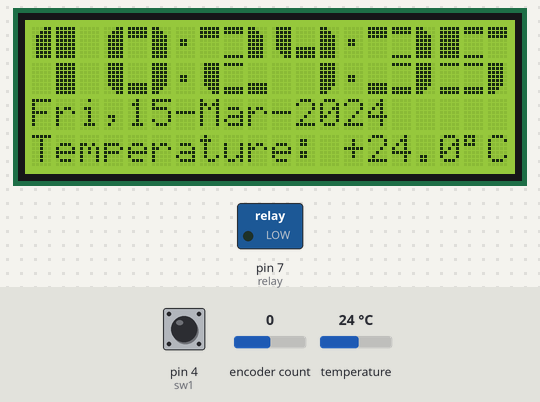
Simulated run of this sketch. Board: Arduino Uno, built with avr-gcc and run on an emulated ATmega328P. Shown: 20×4 character LCD, switched loads named in the sketch (green lamp = pin HIGH). Inputs (shaded band) come from the test bench; at power-on: pin 4 (sw1) HIGH, encoder count 0, temperature 24 °C. The local clock reads 2024-03-15 10:24:30 at power-on unless the sketch sets it; what the sketch prints to the serial monitor is not drawn.

Above: at 6.0 s.
6.1 s: pin 4 (sw1) pulled LOW for 3.2 s
At 10.2 s:
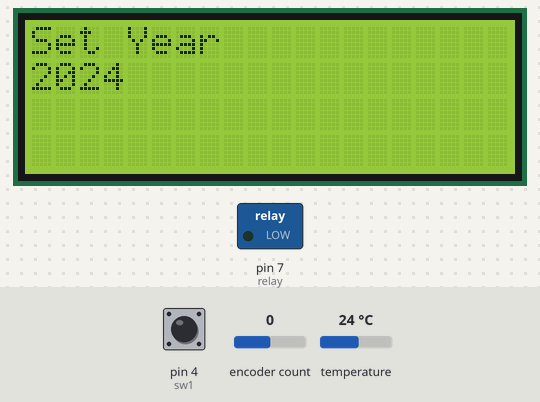
10.9 s: pin 4 (sw1) pulled LOW for 0.15 s
At 11.5 s:
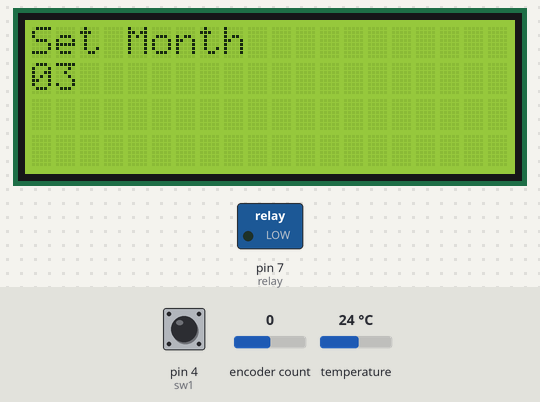
12.6 s: pin 4 (sw1) pulled LOW for 1 s
At 14.9 s:
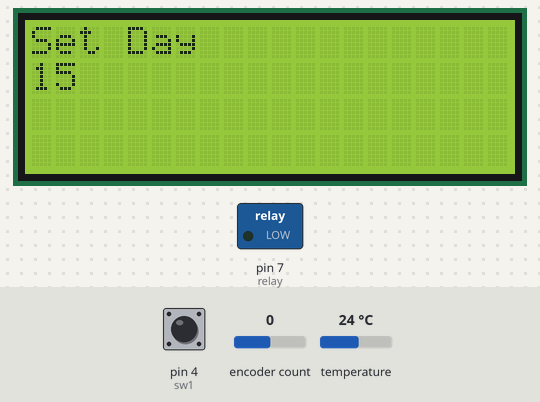
15.2 s: pin 4 (sw1) pulled LOW for 0.15 s
At 15.8 s:
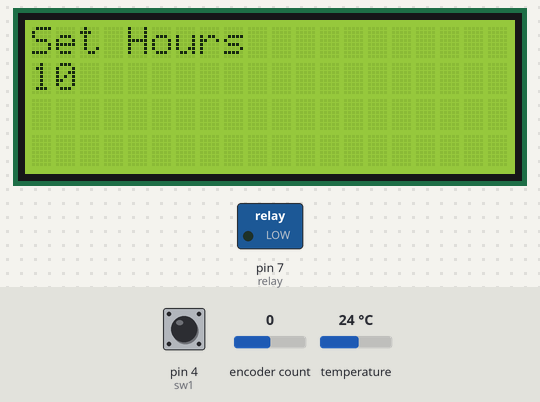
16.9 s: pin 4 (sw1) pulled LOW for 0.15 s
At 17.4 s:
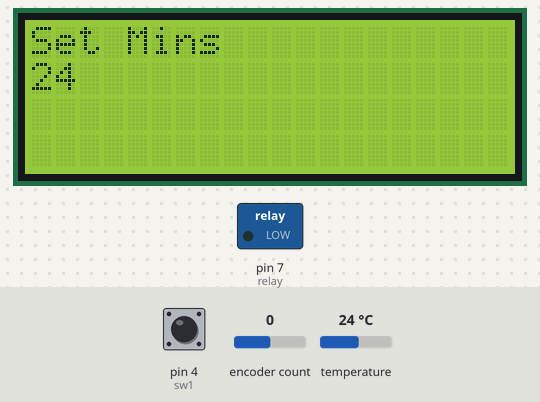
18.6 s: pin 4 (sw1) pulled LOW for 1 s
At 20.8 s:
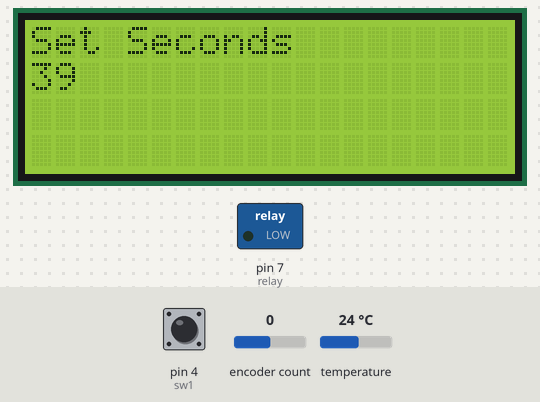
Timing chart, 0 to 22.1 s (numbered marks = the images above; inputs shaded):
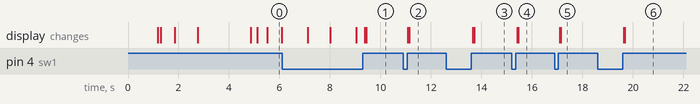

The sketch:

big_font_clock_thermometer_v4.ino
```cpp
/*
 * Racov feb.2021
 -- 20x4 LCD (paralel) display
 -- clock with big numbers and I2C-DS3231 Real Time clock
 -- temperature and hunidity interior/exterior with I2C-BMP280
 -- rotary encoder for TIME set
 racov.ro

v.1 - Nicu FLORICA (niq_ro) changed t i2c interface for LCD2004
v.1.a - changed sensors to DHT22
v.2 - added Doz (A.G.Doswell) mode to change the time with encoder: http://andydoz.blogspot.ro/2014_08_01_archive.html
v.3 - removed both DHT22 sensors and added one DS18B20 sensor
v.3a - added adjustment also for seconds, show temperature without delay
v.3b - changed DS18B20 request and set the resolution
v.4 - scwitch big fonts for clock with temperature
v.4a - small updates to not put date on undesired position after 0:00:00 clock
*/

// Use: Pressing and holding the button will enter the clock set mode (on release of the button). Clock is set using the rotary encoder.
// The clock must be set to UTC.
// Pressing and releasing the button quickly will display info about author (me)

#include <Wire.h>
#include "RTClib.h" // from https://github.com/adafruit/RTClib
#include <LiquidCrystal_I2C.h> // used Adafruit library
#include <Wire.h>
#include <Encoder.h> // from http://www.pjrc.com/teensy/td_libs_Encoder.html
#include <OneWire.h>
#include <DallasTemperature.h>

// Data wire is connected to pin 6
#define ONE_WIRE_BUS 6

#define sw1 4  // encoder switch
int PinA = 2;  // encoder right
int PinB = 3;  // encoder left

#define relay 7

RTC_DS1307 RTC; // Tells the RTC library that we're using a DS1307 RTC
Encoder knob(PinB, PinA); //encoder connected to pins 2 and 3 (and ground)
LiquidCrystal_I2C lcd(0x27, 20, 4); // adress can be 0x3F

//the variables provide the holding values for the set clock routine
int setyeartemp;
int setmonthtemp;
int setdaytemp;
int sethourstemp;
int setminstemp;
int setsecstemp;
int maxday; // maximum number of days in the given month
// These variables are for the push button routine
int buttonstate = 0; //flag to see if the button has been pressed, used internal on the subroutine only
int pushlengthset = 3000; // value for a long push in mS
int pushlength = pushlengthset; // set default pushlength
int pushstart = 0;// sets default push value for the button going low
int pushstop = 0;// sets the default value for when the button goes back high

int knobval; // value for the rotation of the knob
boolean buttonflag = false; // default value for the button flag

//const int TIMEZONE = 0; //UTC
const int TIMEZONE = 2; //UTC Craiova (Romania) - http://www.worldtimebuddy.com/utc-to-romania-craiova

// Setup a oneWire instance to communicate with any OneWire devices
OneWire oneWire(ONE_WIRE_BUS);

// Pass our oneWire reference to Dallas Temperature
DallasTemperature sensors(&oneWire);

// arrays to hold device address
DeviceAddress insideThermometer;

boolean intds = true;

int h,m,s,yr,mt,dt,dy,olds;   // hous, minutes, seconds, year, month, date of the month, day, previous second
//char *DOW[]={"MAR","MIE","JOI","VIN","SAM","DUM","LUN"};  //define day of the week
//char *DOW[]={"Dum","Lun","Mar","Mie","Joi","Vin","Sam"};  //define day of the week
char *DOW[]={"Sun","Mon","Tue","Wed","Thu","Fri","Sat"};  //define day of the week
//char *MTH[]={"Ian","Feb","Mar","Apr","Mai","Iun","Iul","Aug","Sep","Oct","Noi","Dec"};  //define month
char *MTH[]={"Jan","Feb","Mar","Apr","May","Jun","Jul","Aug","Sep","Oct","Nov","Dec"};  //define month

unsigned long tpcitit = 10000;
unsigned long tpcitire;

float tempC;
int tempC1;
int tz, tu, ts;
byte mod = 0;

void setup () {
    Serial.begin(9600); //start debug serial interface
    Wire.begin(); //start I2C interface

    lcd.begin();
    lcd.backlight();
    lcd.clear();
    pinMode(sw1,INPUT);//push button on encoder connected to A0 (and GND)
    digitalWrite(sw1,HIGH); //Pull A0 high
    pinMode(relay,OUTPUT); //Relay connected to A3
    digitalWrite (relay, LOW); //sets relay off (default condition)

// *******DEFINE CUSTOM CHARACTERS FOR BIG FONT*****************
  byte A[8] =
  {
  B00011,
  B00111,
  B01111,
  B01111,
  B01111,
  B01111,
  B01111,
  B01111
  };
  byte B[8] =
  {
  B11111,
  B11111,
  B00000,
  B00000,
  B00000,
  B00000,
  B00000,
  B11111
  };
  byte C[8] =
  {
  B11000,
  B11100,
  B11110,
  B11110,
  B11110,
  B11110,
  B11110,
  B11110
  };
  byte D[8] =
  {
  B01111,
  B01111,
  B01111,
  B01111,
  B01111,
  B01111,
  B00111,
  B00011
  };
  byte E[8] =
  {
  B11111,
  B00000,
  B00000,
  B00000,
  B00000,
  B00000,
  B11111,
  B11111
  };
  byte F[8] =
  {
  B11110,
  B11110,
  B11110,
  B11110,
  B11110,
  B11110,
  B11100,
  B11000
  };
  byte G[8] =
  {
  B11111,
  B11111,
  B11111,
  B00000,
  B00000,
  B00000,
  B00000,
  B00000
  };
  byte H[8] =
  {
  B00000,
  B00000,
  B00000,
  B00000,
  B00000,
  B11111,
  B11111,
  B11111
  };

  lcd.createChar(8,A);
  lcd.createChar(6,B);
  lcd.createChar(2,C);
  lcd.createChar(3,D);
  lcd.createChar(7,E);
  lcd.createChar(5,F);
  lcd.createChar(1,G);
  lcd.createChar(4,H);

  // Print a message to the LCD.
  // lcd.setCursor(col, row);
  // lcd.print("text");
  lcd.setCursor(4, 0);
  lcd.print("Thermometer");
  lcd.setCursor(4, 1);
  lcd.print("CLOCK  v.4");
  lcd.setCursor(5, 2);
  lcd.print("Oct.2025");
  lcd.setCursor(5, 3);
  lcd.print("by niq_ro");
  delay(1000);

  // initializing the modules
  lcd.setCursor(0, 0);
  lcd.print("CHECKING MODULES....");
  delay(100);

  lcd.setCursor(0, 1);
  lcd.print("1.REAL CLOCK......OK");
  if (! RTC.begin()) {
    lcd.setCursor(16, 1);
    lcd.print("FAIL");
    delay(5000);
  }
  delay(500);

  lcd.setCursor(0, 2);
  lcd.print("2.SENSOR TEMP.....OK");

  // Start up the library
  sensors.begin();// Start up the library

  Serial.print("Found ");
  Serial.print(sensors.getDeviceCount(), DEC);
  Serial.println(" devices.");

  if (!sensors.getAddress(insideThermometer, 0)) Serial.println("Unable to find address for Device 0");
  // show the addresses we found on the bus
  Serial.print("Device 0 Address: ");
    for (uint8_t i = 0; i < 8; i++)
  {
    if (insideThermometer[i] < 16) Serial.print("0");
    Serial.print(insideThermometer[i], HEX);
  //  lcd.print(insideThermometer[i], HEX);
  }

 // printAddress(insideThermometer);
  Serial.println();

  // set the resolution to 9.. 12 bit (Each Dallas/Maxim device is capable of several different resolutions)
  sensors.setResolution(insideThermometer, 11);
  //  9-bit: 0.5°C increments     93.75 ms
  // 10-bit: 0.25°C increments   187.50 ms
  // 11-bit: 0.125°C increments  375.00 ms
  // 12-bit: 0.0625°C increments 750.00 ms

  // Request temperature from the sensor
  sensors.requestTemperatures();

  // Read temperature in Celsius
  //tempC = sensors.getTempCByIndex(0);
   tempC = sensors.getTempC(insideThermometer);

  // Check if any reads failed and exit early (to try again).
  if (isnan(tempC))
   {
    //Serial.println(F("Failed to read from sensor !"));
    lcd.setCursor(16, 2);
    lcd.print("FAIL");
    intds = false;
   }

  delay(500);

  lcd.setCursor(0, 3);
  lcd.print(" ID:");
  for (uint8_t i = 0; i < 8; i++)
  {
    if (insideThermometer[i] < 16) lcd.print("0");
    lcd.print(insideThermometer[i], HEX);
  }

  delay(2000);

    //Checks to see if the RTC is runnning, and if not, sets the time to the time this sketch was compiled.
    if (! RTC.isrunning()) {
    RTC.adjust(DateTime(__DATE__, __TIME__));
  }
lcd.clear();
promo();
tpcitire = tpcitit + millis();
}


void loop () {

    pushlength = pushlengthset;
    pushlength = getpushlength ();
    delay (10);

    if (pushlength <pushlengthset)
    {
      ShortPush ();
      promo();
      readds();
    }
       //This runs the setclock routine if the knob is pushed for a long time
       if (pushlength >pushlengthset)
       {
         lcd.clear();
         DateTime now = RTC.now();
         setyeartemp=now.year(),DEC;
         setmonthtemp=now.month(),DEC;
         setdaytemp=now.day(),DEC;
         sethourstemp=now.hour(),DEC;
         setminstemp=now.minute(),DEC;
         setsecstemp=now.second(),DEC;
         setclock();
         pushlength = pushlengthset;
       };

  DateTime now = RTC.now();
  s  = now.second();                        // read seconds
  if (olds != s)
  {                          // if seconds changed
/*    Serial.println(dy);
      Serial.println(mt);
      Serial.println(dt);
      Serial.println(yr); */

      if (mod%2 == 0)
      {
      printbig((s%10),17);                  // display seconds
      printbig((s/10),14);
      }
      else
      {
       lcd.setCursor(17, 3);
       lcd.print(":");
       lcd.print(s/10);
       lcd.print(s%10);
      }

      olds = s;
      if ( s == 0 ) {                       // minutes change
          m  = now.minute();                // read minutes
          if (mod%2 == 0)
          {
          printbig((m%10),10);              // display minutes
          printbig((m/10),7);
          }
          else
          {
          lcd.setCursor(14, 3);
          lcd.print(":");
          lcd.print(m/10);
          lcd.print(m%10);
          }
          if (m == 0)
          {                     // hours change
            h  = now.hour();                // read hours
            if (mod%2 == 0)
            {
            printbig((h%10),3);             // dislay hours
            printbig((h/10),0);
            }
            else
            {
            lcd.setCursor(12, 3);
            lcd.print(h/10);
            lcd.print(h%10);
            }
            if (h == 0)
            {                   // day change
             promo();
            }
          }
  }

    if (millis() - tpcitire > tpcitit)
     {
        readds();
     }
    // do other things every second
  }
delay(100);
}  // end main loop


//sets the clock
void setclock (){
   setyear ();
   lcd.clear ();
   setmonth ();
   lcd.clear ();
   setday ();
   lcd.clear ();
   sethours ();
   lcd.clear ();
   setmins ();
   lcd.clear();
   setsecs ();
   lcd.clear();

   RTC.adjust(DateTime(setyeartemp,setmonthtemp,setdaytemp,sethourstemp,setminstemp,setsecstemp));
   delay (1000);
   promo();
   readds();
}

// subroutine to return the length of the button push.
int getpushlength () {
  buttonstate = digitalRead(sw1);
       if(buttonstate == LOW && buttonflag==false) {
              pushstart = millis();
              buttonflag = true;
          };

       if (buttonstate == HIGH && buttonflag==true) {
         pushstop = millis ();
         pushlength = pushstop - pushstart;
         buttonflag = false;
       };
       return pushlength;
}
// The following subroutines set the individual clock parameters
int setyear () {
//lcd.clear();
    lcd.setCursor (0,0);
    lcd.print ("Set Year");
    pushlength = pushlengthset;
    pushlength = getpushlength ();
    if (pushlength != pushlengthset) {
      return setyeartemp;
    }

    lcd.setCursor (0,1);
    knob.write(0);
    delay (50);
    knobval=knob.read();
    if (knobval < -1) { //bit of software de-bounce
      knobval = -1;
    }
    if (knobval > 1) {
      knobval = 1;
    }
    setyeartemp=setyeartemp + knobval;
    if (setyeartemp < 2014) { //Year can't be older than currently, it's not a time machine.
      setyeartemp = 2014;
    }
    lcd.print (setyeartemp);
    lcd.print("  ");
    setyear();
}

int setmonth () {
//lcd.clear();
   lcd.setCursor (0,0);
    lcd.print ("Set Month");
    pushlength = pushlengthset;
    pushlength = getpushlength ();
    if (pushlength != pushlengthset) {
      return setmonthtemp;
    }

    lcd.setCursor (0,1);
    knob.write(0);
    delay (50);
    knobval=knob.read();
    if (knobval < -1) {
      knobval = -1;
    }
    if (knobval > 1) {
      knobval = 1;
    }
    setmonthtemp=setmonthtemp + knobval;
    if (setmonthtemp < 1) {// month must be between 1 and 12
      setmonthtemp = 1;
    }
    if (setmonthtemp > 12) {
      setmonthtemp=12;
    }
    lcd.print (setmonthtemp/10);
    lcd.print (setmonthtemp%10);
    lcd.print("  ");
    setmonth();
}

int setday () {
  if (setmonthtemp == 4 || setmonthtemp == 5 || setmonthtemp == 9 || setmonthtemp == 11) { //30 days hath September, April June and November
    maxday = 30;
  }
  else {
  maxday = 31; //... all the others have 31
  }
  if (setmonthtemp ==2 && setyeartemp % 4 ==0) { //... Except February alone, and that has 28 days clear, and 29 in a leap year.
    maxday = 29;
  }
  if (setmonthtemp ==2 && setyeartemp % 4 !=0) {
    maxday = 28;
  }
//lcd.clear();
   lcd.setCursor (0,0);
    lcd.print ("Set Day");
    pushlength = pushlengthset;
    pushlength = getpushlength ();
    if (pushlength != pushlengthset) {
      return setdaytemp;
    }

    lcd.setCursor (0,1);
    knob.write(0);
    delay (50);
    knobval=knob.read();
    if (knobval < -1) {
      knobval = -1;
    }
    if (knobval > 1) {
      knobval = 1;
    }
    setdaytemp=setdaytemp+ knobval;
    if (setdaytemp < 1) {
      setdaytemp = 1;
    }
    if (setdaytemp > maxday) {
      setdaytemp = maxday;
    }
    lcd.print (setdaytemp/10);
    lcd.print (setdaytemp%10);
    lcd.print("  ");
    setday();
}

int sethours () {
//lcd.clear();
    lcd.setCursor (0,0);
    lcd.print ("Set Hours");
    pushlength = pushlengthset;
    pushlength = getpushlength ();
    if (pushlength != pushlengthset) {
      return sethourstemp;
    }

    lcd.setCursor (0,1);
    knob.write(0);
    delay (50);
    knobval=knob.read();
    if (knobval < -1) {
      knobval = -1;
    }
    if (knobval > 1) {
      knobval = 1;
    }
    sethourstemp=sethourstemp + knobval;
    if (sethourstemp < 1) {
      sethourstemp = 1;
    }
    if (sethourstemp > 23) {
      sethourstemp=23;
    }
    lcd.print (sethourstemp/10);
    lcd.print (sethourstemp%10);
    lcd.print("  ");
    sethours();
}

int setmins () {
//lcd.clear();
   lcd.setCursor (0,0);
    lcd.print ("Set Mins");
    pushlength = pushlengthset;
    pushlength = getpushlength ();
    if (pushlength != pushlengthset) {
      return setminstemp;
    }

    lcd.setCursor (0,1);
    knob.write(0);
    delay (50);
    knobval=knob.read();
    if (knobval < -1) {
      knobval = -1;
    }
    if (knobval > 1) {
      knobval = 1;
    }
    setminstemp=setminstemp + knobval;
    if (setminstemp < 0) {
      setminstemp = 0;
    }
    if (setminstemp > 59) {
      setminstemp=59;
    }
    lcd.print (setminstemp/10);
    lcd.print (setminstemp%10);
    lcd.print("  ");
    setmins();
}

int setsecs () {
//lcd.clear();
   lcd.setCursor (0,0);
    lcd.print ("Set Seconds");
    pushlength = pushlengthset;
    pushlength = getpushlength ();
    if (pushlength != pushlengthset) {
      return setsecstemp;
    }

    lcd.setCursor (0,1);
    knob.write(0);
    delay (50);
    knobval=knob.read();
    if (knobval < -1) {
      knobval = -1;
    }
    if (knobval > 1) {
      knobval = 1;
    }
    setsecstemp=setsecstemp + knobval;
    if (setsecstemp < 0) {
      setsecstemp = 0;
    }
    if (setsecstemp > 59) {
      setsecstemp=59;
    }
    lcd.print (setsecstemp/10);
    lcd.print (setsecstemp%10);
    lcd.print("  ");
    setsecs();
}


void ShortPush () {
  //This displays the calculated sunrise and sunset times when the knob is pushed for a short time.
lcd.clear();
mod++;
delay(100);
lcd.clear();
}

void printbig(int i, int x)
{
  //  prints each segment of the big numbers

  if (i == 0) {
      lcd.setCursor(x,0);
      lcd.write(8);
      lcd.write(1);
      lcd.write(2);
      lcd.setCursor(x, 1);
      lcd.write(3);
      lcd.write(4);
      lcd.write(5);
    }
    else if  (i == 1) {
      lcd.setCursor(x,0);
      lcd.write(8);
      lcd.write(255);
      lcd.print(" ");
      lcd.setCursor(x, 1);
      lcd.print(" ");
      lcd.write(255);
      lcd.print(" ");
    }

    else if  (i == 2) {
      lcd.setCursor(x,0);
      lcd.write(1);
      lcd.write(6);
      lcd.write(2);
      lcd.setCursor(x, 1);
      lcd.write(3);
      lcd.write(7);
      lcd.write(4);
    }

    else if (i == 3) {
      lcd.setCursor(x,0);
      lcd.write(1);
      lcd.write(6);
      lcd.write(2);
      lcd.setCursor(x, 1);
      lcd.write(4);
      lcd.write(7);
      lcd.write(5);
    }

    else if (i == 4) {
      lcd.setCursor(x,0);
      lcd.write(3);
      lcd.write(4);
      lcd.write(2);
      lcd.setCursor(x, 1);
      lcd.print("  ");
      lcd.write(5);
    }

    else if (i == 5) {
      lcd.setCursor(x,0);
      lcd.write(255);
      lcd.write(6);
      lcd.write(1);
      lcd.setCursor(x, 1);
      lcd.write(7);
      lcd.write(7);
      lcd.write(5);
    }

    else if (i == 6) {
      lcd.setCursor(x,0);
      lcd.write(8);
      lcd.write(6);
      lcd.print(" ");
      lcd.setCursor(x, 1);
      lcd.write(3);
      lcd.write(7);
      lcd.write(5);
    }

    else if (i == 7) {
      lcd.setCursor(x,0);
      lcd.write(1);
      lcd.write(1);
      lcd.write(5);
      lcd.setCursor(x, 1);
      lcd.print(" ");
      lcd.write(8);
      lcd.print(" ");
    }

    else if (i == 8) {
      lcd.setCursor(x,0);
      lcd.write(8);
      lcd.write(6);
      lcd.write(2);
      lcd.setCursor(x, 1);
      lcd.write(3);
      lcd.write(7);
      lcd.write(5);
    }

    else if (i == 9) {
      lcd.setCursor(x,0);
      lcd.write(8);
      lcd.write(6);
      lcd.write(2);
      lcd.setCursor(x, 1);
      lcd.print(" ");
      lcd.write(4);
      lcd.write(5);
    }

    else if (i == 10) {
      lcd.setCursor(x,0);
      lcd.write(8);
      lcd.write(6);
      lcd.write(2);
      lcd.setCursor(x, 1);
      lcd.print(" ");
   //   lcd.write(1);
      lcd.print(" ");
      lcd.print(" ");
    }

      if (i == 11) {
      lcd.setCursor(x,0);
      lcd.write(8);
      lcd.write(1);
      lcd.write(1);
      lcd.setCursor(x, 1);
      lcd.write(3);
      lcd.write(4);
      lcd.write(4);
     }

  }

void promo()
{
  if (mod%2 == 0)
  {
   // print all the fix text - never changes
  lcd.setCursor(0, 0);
  lcd.print(" __ __"+String(char(165))+" __ __"+(char(165))+" __ __");  // char(165) is big point symbol
  lcd.setCursor(0, 1);
  lcd.print("      "+String(char(165))+"      "+(char(165))+"      ");
  }

// read all time and date and display
  DateTime now = RTC.now();
  h  = now.hour();
  m  = now.minute();
  s  = now.second();
  yr = now.year();
  mt = now.month();
  dt = now.day();
  dy = now.dayOfTheWeek();
  olds = s;
if (mod%2 == 0)
  {
// fill the display with all the data
  printbig((h%10),3);
  printbig((h/10),0);
  printbig((m%10),10);
  printbig((m/10),7);
  printbig((s%10),17);
  printbig((s/10),14);
  }
  else
  {
  lcd.setCursor(12, 3);
  lcd.print(h/10);
  lcd.print(h%10);
  lcd.print(":");
  lcd.print(m/10);
  lcd.print(m%10);
  lcd.print(":");
  lcd.print(s/10);
  lcd.print(s%10);
  }
  if (mod%2 == 0)
  {
  lcd.setCursor(0, 2);
  lcd.print(DOW[dy]);
  lcd.print(",");
  lcd.setCursor(4, 2);
  }
  else
  {
  lcd.setCursor(0, 3);
  }
  lcd.print(dt/10);
  lcd.print(dt%10);
  lcd.print("-");
//  lcd.setCursor(7, 2);
  lcd.print(MTH[mt-1]);
  lcd.print("-");
  lcd.print(yr);
}

void readds()
  {
   // temperature
   if (intds)
    {
     // Request temperature from the sensor
     sensors.requestTemperatures();

     // Read temperature in Celsius
     tempC = sensors.getTempCByIndex(0);
       //  tempC =  25.6;
       //  tempC =   5.6;
       //  tempC =  -3.8;
       //  tempC = -43.1;

       if (mod%2 == 0)
       {
          lcd.setCursor(0,3);
          lcd.print("Temperature: ");

        if (tempC >= 10.)
        {
          lcd.print("+");
        }
        if ((tempC >= 0.) and (tempC < 10.))
        {
          lcd.print(" +");
        }
        if ((tempC > -10.) and (tempC < 0.))
        {
          lcd.print(" ");
        }
          lcd.print(tempC,1);
        lcd.print(String(char(223)));
        lcd.print("C");
        }
        else
        {
        tempC1 = (float)(10*abs(tempC));
        tz = tempC1/100;
        tu = (tempC1%100)/10;
        ts = (tempC1%100)%10;

        if ((tempC < 0) and (tz != 0))
        {
          lcd.setCursor(0,1);
          lcd.write(1);
          lcd.write(1);
          lcd.print(" ");
        }
        if (tz != 0)
        printbig(tz, 3);
        else
        if (tempC < 0)
        {
          lcd.setCursor(3,1);
          lcd.write(1);
          lcd.write(1);
          lcd.print(" ");
        }
        printbig(tu, 7);
        lcd.setCursor(10,1);
        lcd.print(char(165));
        printbig(ts,11);
        printbig(10,14);                  // display degree
        printbig(11,17);                  // display C
        }
       }
     tpcitire = millis();
  }
```

Measured:
- after the input at 6.1 s, the display: first differs from a run without the input after 3.3 s (image 1 shows a later state)
- after the input at 10.9 s, the display: first changes after 0.18 s (image 2 shows a later state)
- after the input at 12.6 s, the display: first changes after 1.1 s (image 3 shows a later state)
- after the input at 15.2 s, the display: first changes after 0.21 s (image 4 shows a later state)
- after the input at 16.9 s, the display: first changes after 0.19 s (image 5 shows a later state)
- after the input at 18.6 s, the display: first changes after 1.0 s (image 6 shows a later state)
- what the display in image 0 shows lasts 0.6 s, from 5.5 s to 6.1 s
